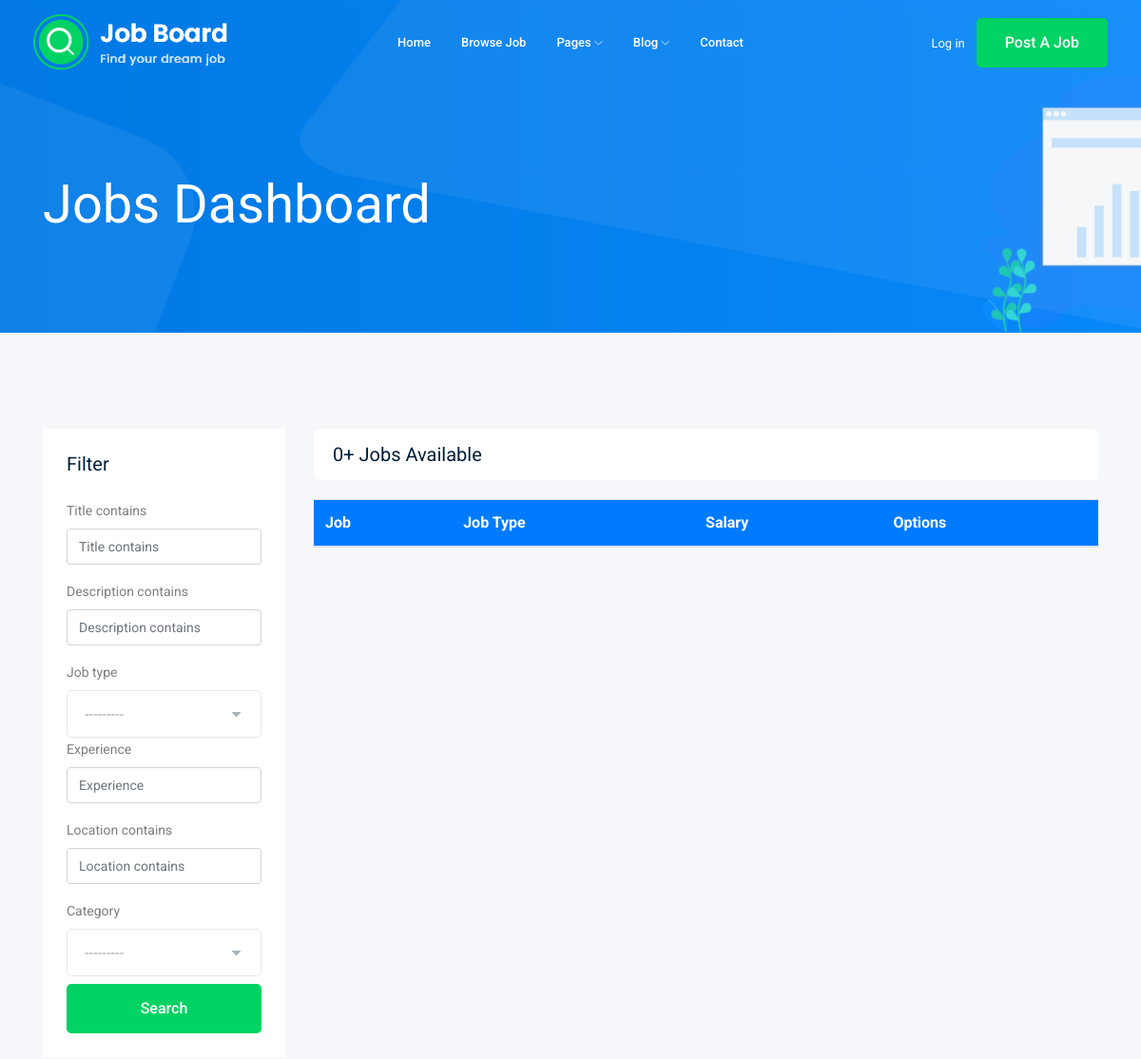
Page /jobs/dashboard (upper part) on the earlier database version.
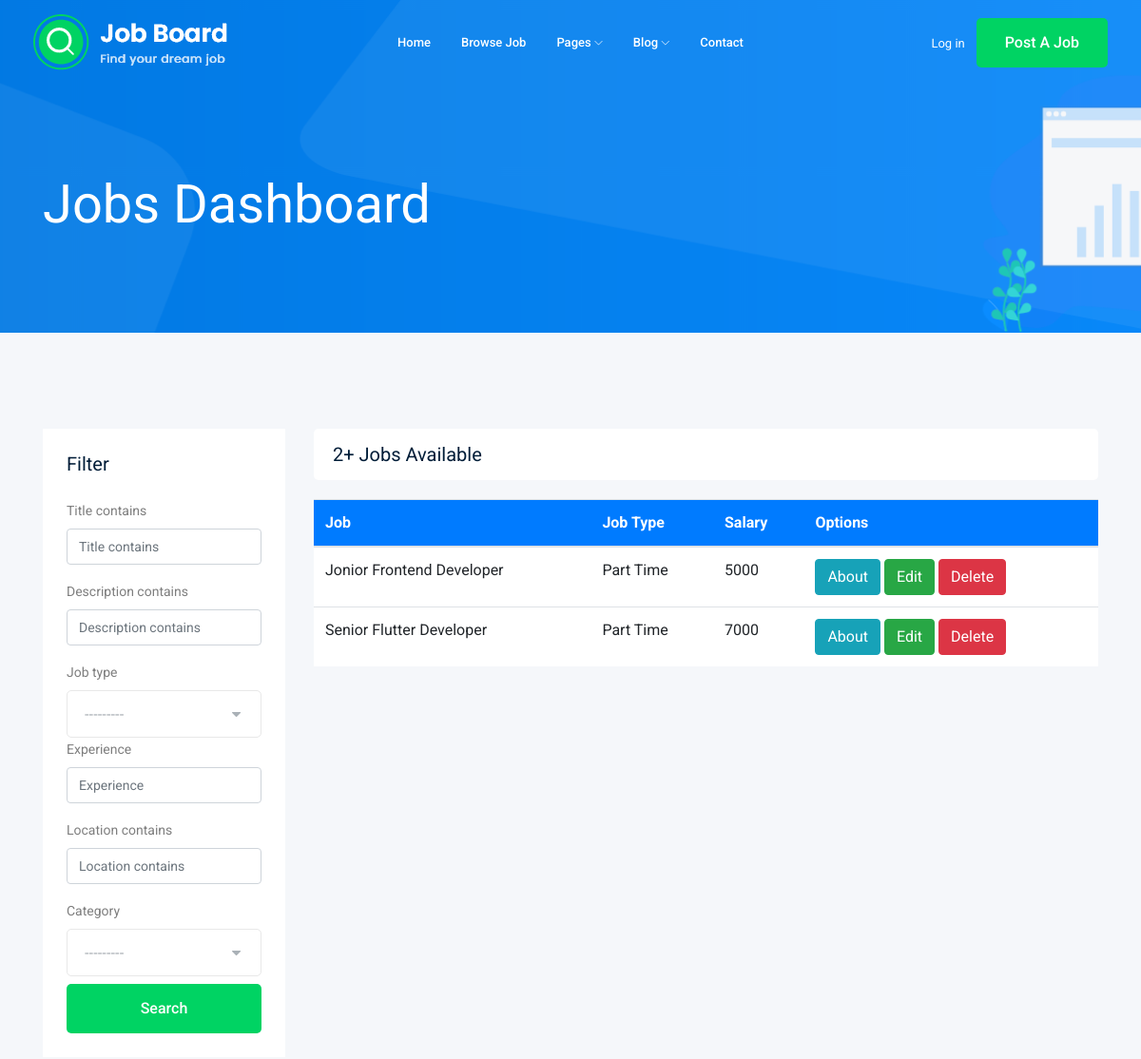
Same page on the later database version.
### job/models.py (models this page shows, shortened)
class Job(models.Model):
    title = models.CharField(max_length=50)
    description = models.TextField(max_length=2000)
    job_type = models.CharField(max_length=20, choices=JOB_TYPE_CHOICES)
    vacancy = models.PositiveIntegerField(default=1, validators=[MinValueValidator(1), MaxValueValidator(10)])
    salary = models.PositiveIntegerField(default=100, validators=[MinValueValidator(100), MaxValueValidator(100000)])
    experience = models.PositiveIntegerField(default=1, validators=[MinValueValidator(1), MaxValueValidator(50)])
    location = models.CharField(max_length=100, default='Egypt')
    image = models.FileField(upload_to=job_image_upload, default='none')
    published_at = models.DateTimeField(auto_now=True)
    category = models.ForeignKey(Category, related_name='job_category', on_delete=models.CASCADE)
    owner = models.ForeignKey(User, related_name='job_owner', on_delete=models.CASCADE)
    class Meta:
        db_table = 'job'

### job/views.py (the view)
# urls.py: path('dashboard', views.dashboard, name='job_dashboard'),
def dashboard(request):
    job_list = Job.objects.all()
    jobs_count = job_list.count()
    filter = JobFilter(request.GET, queryset=job_list)
    job_list = filter.qs
    paginator = Paginator(job_list, 3)
    page_number = request.GET.get('page')
    page_obj = paginator.get_page(page_number)
    context = {'jobs_count': jobs_count, 'jobs': page_obj, 'filters': filter}
    return render(request, 'jobs_dashboard.html', context)

### job/models.py (called while the page is built)
    def __str__(self) -> str:
        return self.name

### job/templates/jobs_dashboard.html (shortened to what this page needs)
{% extends "base.html" %}
{% load bootstrap5 %}
{% block content %}
    <div class="bradcam_area bradcam_bg_1">
        <div class="container">
            <div class="row">
                <div class="col-xl-12">
                    <div class="bradcam_text">
                        <h3>Jobs Dashboard</h3>
                    </div>
                </div>
            </div>
        </div>
    </div>
    <div class="job_listing_area plus_padding">
        <div class="container">
            <div class="row">
                <div class="col-lg-3">
                    <div class="job_filter white-bg">
                        <div class="form_inner white-bg">
                            <h3>Filter</h3>
                            <form method="GET">
                                {% bootstrap_form filters.form %}
                                <input type="submit" value="Search" class="boxed-btn3 w-100 mt-2">
                            </form>
                        </div>
                    </div>
                </div>
                <div class="col-lg-9">
                    <div class="recent_joblist_wrap">
                        <div class="recent_joblist white-bg ">
                            <div class="row align-items-center">
                                <div class="col-md-6">
                                    <h4>{{jobs_count}}+ Jobs Available</h4>
                                </div>
                            </div>
                        </div>
                    </div>
                    <div class="job_lists m-0 white-bg">
                        <table class="table">
                            <thead class="btn-primary ps-15 pe-15">
                                <tr>
                                    <th scope="col">Job</th>
                                    <th scope="col">Job Type</th>
                                    <th scope="col">Salary</th>
                                    <th scope="col">Options</th>
                                </tr>
                            </thead>
                            <tbody>
                                {% for job in jobs %}
                                    <tr>
                                        <td>{{job.title}}</td>
                                        <td>{{job.job_type}}</td>
                                        <td>{{job.salary}}</td>
                                        <td>
                                            <a class="btn btn-info" href="{% url 'jobs:job_details' job.id %}">About</a>
                                            <a class="btn btn-success" href="{% url 'jobs:edit_job' job.id %}">Edit</a>
                                            <a class="btn btn-danger" href="{% url 'jobs:delete_job' job.id %}">Delete</a>
                                        </td>
                                    </tr>
                                {% endfor %}
                            </tbody>
                        </table>
                    </div>
                </div>
            </div>
        </div>
    </div>
{% endblock content %}

Differences in the rows shown:
added Job: title "Jonior Frontend Developer", job_type "Part Time", salary "5000"
added Job: title "Senior Flutter Developer", job_type "Part Time", salary "7000"
Other differences:
{{ jobs_count }}: "0" → "2"
